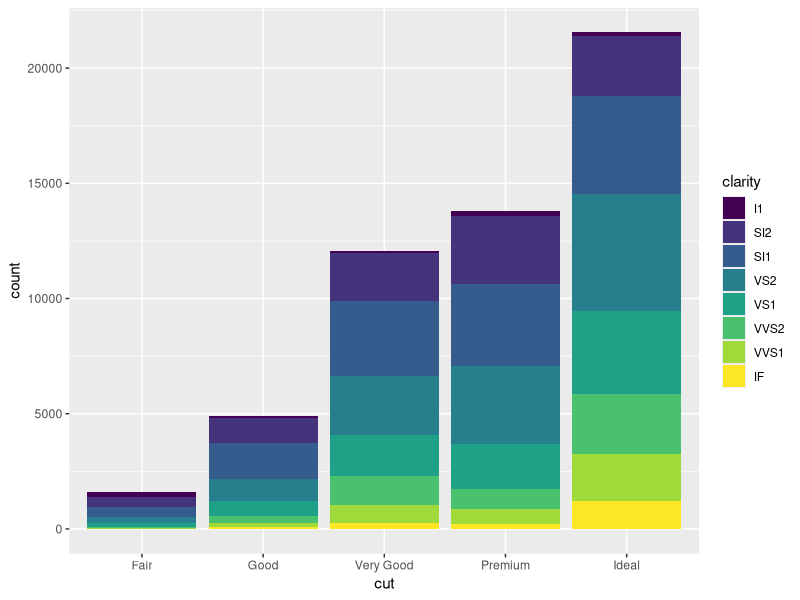
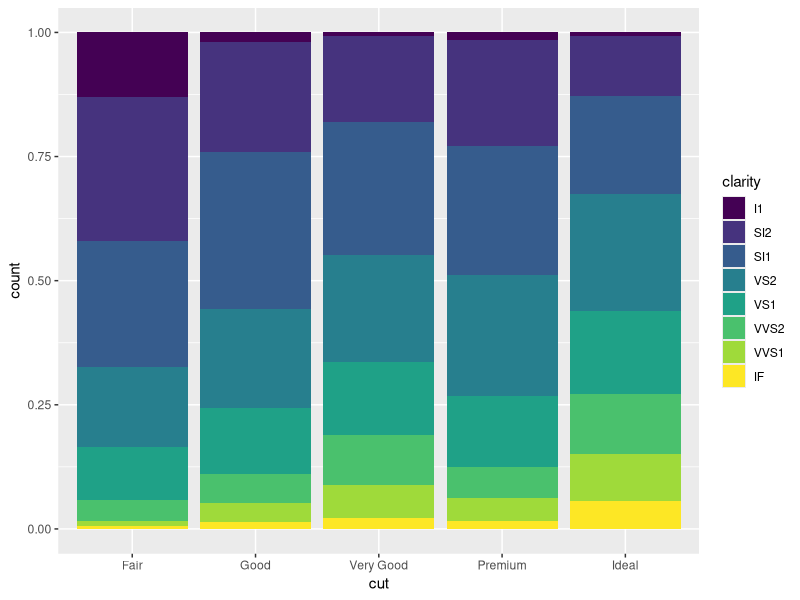
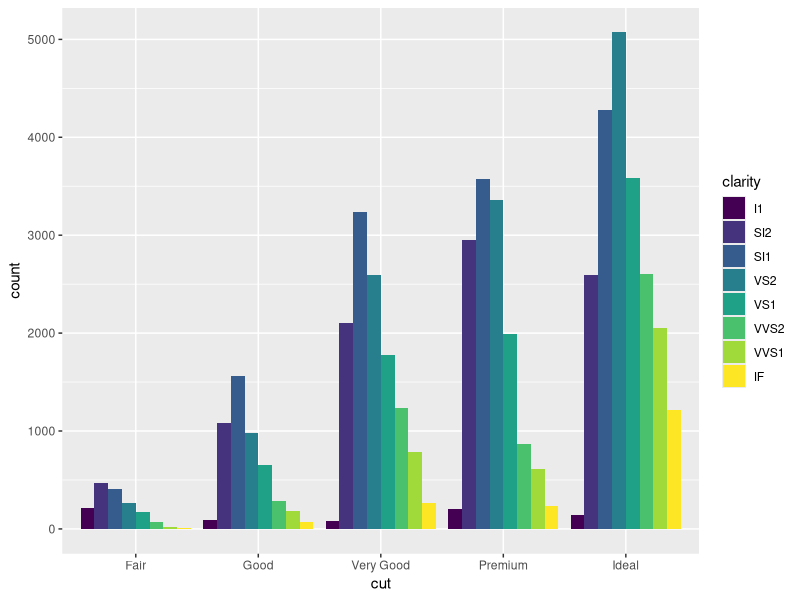
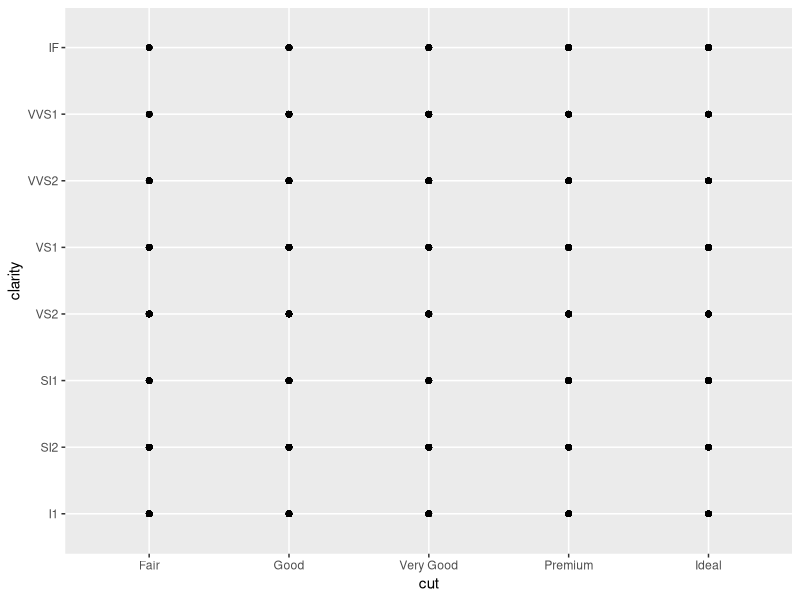
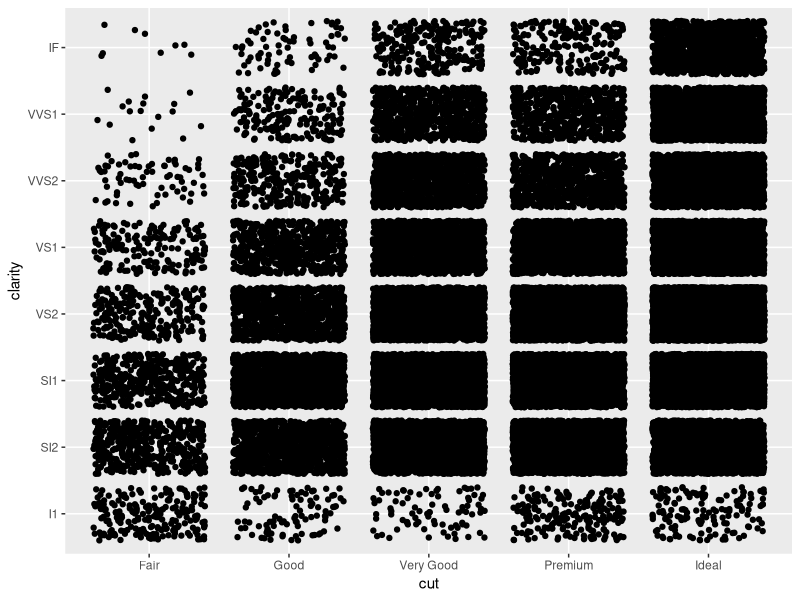

These figures' R source, in order:
# Exercise 2: More ggplot2 Grammar

# Install and load `ggplot2`
# install.packages("ggplot2") # if needed
library(ggplot2)

# For this exercise you will again be working with the `diamonds` data set.
# Use `?diamonds` to review details about this data set



## Statistical Transformations

# Draw a bar chart of the diamonds data, organized by cut
# The height of each bar is based on the "count" (number) of diamonds with that cut
#ggplot(data = diamonds) + geom_bar(mapping = aes(x = cut), stat="count")

# Use the `stat_count` to apply the statistical transformation "count" to the diamonds
# by cut. You do not need a separate geometry layer!
#ggplot(data = diamonds) + stat_count(mapping = aes(x = cut))

# Use the `stat_summary` function to draw a chart with a summary layer.
# Map the x-position to diamond `cut`, and the y-position to diamond `depth`
# Bonus: use `min` as the function ymin, `max` as the function ymax, and `median` as the function y

#ggplot(data = diamonds) + stat_summary(mapping = aes(x = cut, y  = depth))


## Position Adjustments

# Draw a bar chart of diamond data organized by cut, with each bar filled by clarity.
# You should see a _stacked_ bar chart.
ggplot(data = diamonds) + geom_bar(mapping = aes(x = cut, fill = clarity))

# Draw the same chart again, but with each element positioned to "fill" the y axis
ggplot(data = diamonds) + geom_bar(mapping = aes(x = cut, fill = clarity), position = "fill")

# Draw the same chart again, but with each element positioned to "dodge" each other
ggplot(data = diamonds) + geom_bar(mapping = aes(x = cut, fill = clarity), position = "dodge")

# Draw a plot with point geometry with the x-position mapped to `cut` and the y-position mapped to `clarity`
# This creates a "grid" grouping the points
ggplot(data = diamonds) + geom_point(mapping = aes(x = cut, y = clarity))

# Use the "jitter" position adjustment to keep the points from all overlapping!
# (This works a little better with a sample of diamond data, such as from the previous exercise).
ggplot(data = diamonds) + geom_point(mapping = aes(x = cut, y = clarity), position = "jitter")


## Scales

# Draw a "boxplot" (with `geom_boxplot()`) for the diamond's price (y) by color (x)


# This has a lot of outliers, making it harder to read. To fix this, draw the same plot but
# with a _logarithmic_ scale for the y axis.


# For another version, draw the same plot but with `violin` geometry instead of `boxplot` geometry!
# How does the logarithmic scale change the data presentation?


# Another interesting plot: draw a plot of the diamonds price (y) by carat (x), using a heatmap of 2d bins
# (geom_bin2d)
# What happens when you make the x and y channels scale logarithmically?


# Draw a scatter plot for the diamonds  price (y) by carat (x). Color each point by the clarity
# (Remember, this will take a while. Use a sample of the diamonds for faster results)


# Change the color of the previous plot using a ColorBrewer scale of your choice. What looks nice?



## Coordinate Systems

# Draw a bar chart with x-position and fill color BOTH mapped to cut
# For best results, SET the `width` of the geometry to be 1 (fill plot, no space between)
# You can save this to a variable for easier modifications


# Draw the same chart, but with the coordinate system flipped


# Draw the same chart, but in a polar coordinate system. Now you have a Coxcomb chart!



## Facets

# Take the scatter plot of price by carat data (colored by clarity) and add _facets_ based on
# the diamond's `color`



## Saving Plots

# Use the `ggsave()` function to save one of your plots (the most recent one generated) to disk.
# Name the output file "my-plot.png".
# Make sure you've set the working directory!!
